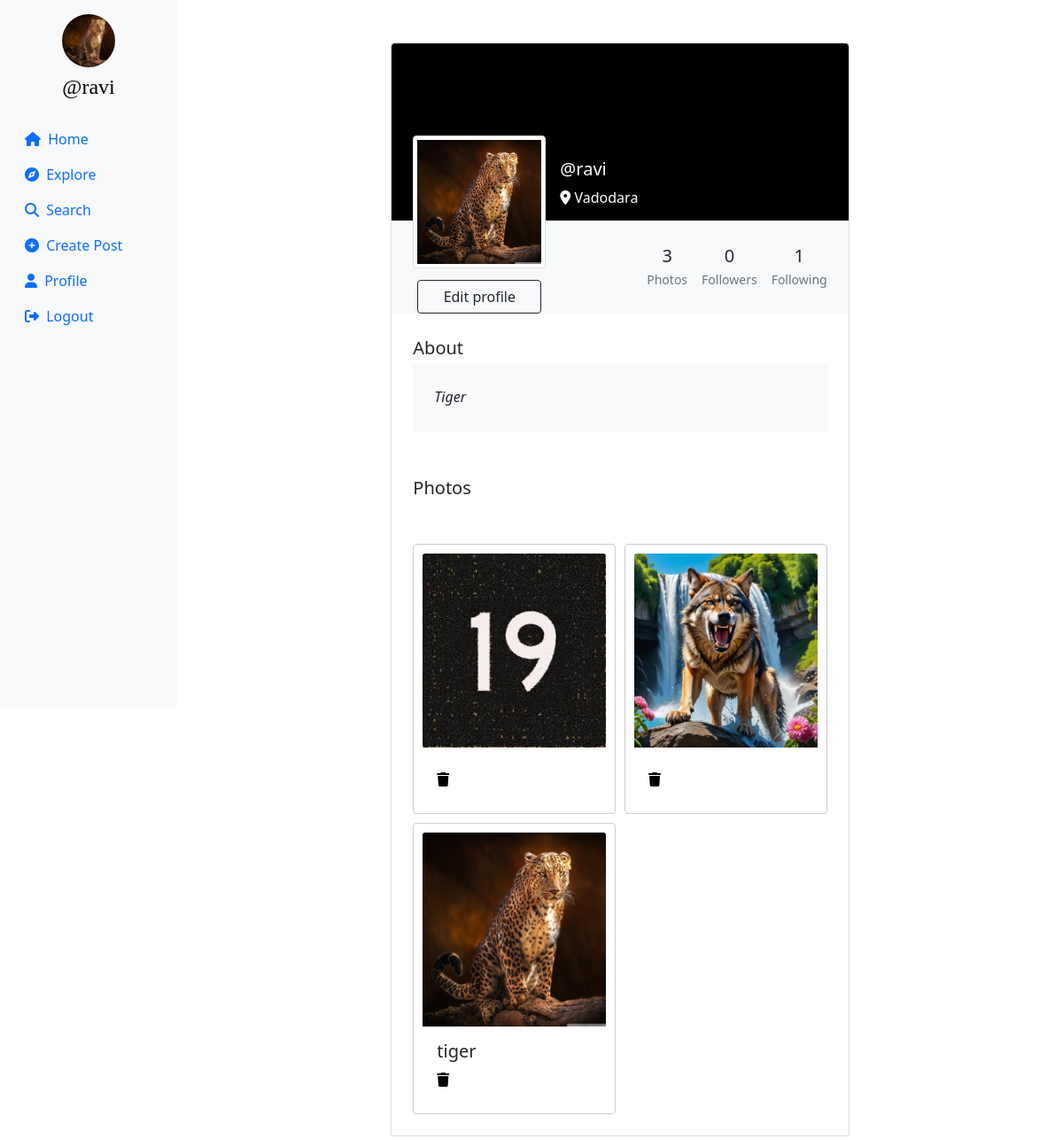
The app's page /profile/ravi (signed in) with its own data.
### userauth/models.py (models this page shows, shortened)
class Profile(models.Model):
    user = models.ForeignKey(User, on_delete=models.CASCADE)
    id_user = models.IntegerField(primary_key=True, default=0)
    bio = models.TextField(blank=True, default='')
    profileimg = models.ImageField(upload_to='profile_images', default='blank-profile-picture.png')
    location = models.CharField(max_length=100, blank=True, default='')

class Post(models.Model):
    id = models.UUIDField(primary_key=True, default=uuid.uuid4)
    user = models.CharField(max_length=100)
    image = models.ImageField(upload_to='post_images')
    caption = models.TextField()
    created_at = models.DateTimeField(default=datetime.now)
    no_of_likes = models.IntegerField(default=0)

### userauth/views.py (the view)
# urls.py: path('profile/<str:id_user>', views.profile),
@login_required(login_url='/loginn')
def profile(request,id_user):
    user_object = User.objects.get(username=id_user)
    print(user_object)
    profile = Profile.objects.get(user=request.user)
    user_profile = Profile.objects.get(user=user_object)
    user_posts = Post.objects.filter(user=id_user).order_by('-created_at')
    user_post_length = len(user_posts)
    follower = request.user.username
    user = id_user
    if Followers.objects.filter(follower=follower, user=user).first():
        follow_unfollow = 'Unfollow'
    else:
        follow_unfollow = 'Follow'
    user_followers = len(Followers.objects.filter(user=id_user))
    user_following = len(Followers.objects.filter(follower=id_user))
    context = {
        'user_object': user_object,
        'user_profile': user_profile,
        'user_posts': user_posts,
        'user_post_length': user_post_length,
        'profile': profile,
        'follow_unfollow':follow_unfollow,
        'user_followers': user_followers,
        'user_following': user_following,
    }
    if request.user.username == id_user:
        if request.method == 'POST':
            if request.FILES.get('image') == None:
             image = user_profile.profileimg
             bio = request.POST['bio']
             location = request.POST['location']
             user_profile.profileimg = image
             user_profile.bio = bio
             user_profile.location = location
             user_profile.save()
            if request.FILES.get('image') != None:
             image = request.FILES.get('image')
             bio = request.POST['bio']
             location = request.POST['location']
             user_profile.profileimg = image
             user_profile.bio = bio
             user_profile.location = location
             user_profile.save()
            return redirect('/profile/'+id_user)
        else:
            return render(request, 'profile.html', context)
    return render(request, 'profile.html', context)

### templates/profile.html (shortened to what this page needs)
{% load static %}
<!DOCTYPE html>
<html lang="en">
<head>
    <link rel="stylesheet" href="https://maxcdn.bootstrapcdn.com/bootstrap/4.5.2/css/bootstrap.min.css">
    <link href="https://cdn.jsdelivr.net/npm/bootstrap@5.0.2/dist/css/bootstrap.min.css" rel="stylesheet"
>
    <link rel="stylesheet" href="{% static 'css/app.css' %}">
</head>
<body>
    {% load static %}
    <div class="container-fluid">
        <div class="row">
            <nav class="col-md-2 d-none d-md-block sidebar" style="position: fixed;">
                <div class="text-center mt-3">
                    <img src="{{profile.profileimg.url}}" alt="Profile Picture" class="profile-pic">
                    <h4 class="mt-2" style="font-family:cursive;"><a href="/profile/{{user}}" style="text-decoration:none;">@{{user}}</a></h4>
                </div>
                <ul class="nav flex-column mt-4">
                    <li class="nav-item">
                        <a class="nav-link active" href="/">
                            <i class="fa-solid fa-house mr-1"></i> Home
                        </a>
                    </li>
                    <li class="nav-item">
                        <a class="nav-link" href="/explore">
                            <i class="fa-solid fa-compass mr-1"></i> Explore
                        </a>
                    </li>
                    <li class="nav-item">
                        <a class="nav-link" href="#" data-bs-toggle="modal" data-bs-target="#exampleModal3">
                            <i class="fa-solid fa-magnifying-glass mr-1"></i> Search
                        </a>
                    </li>
                    <li class="nav-item">
                        <a class="nav-link" href="#" data-bs-toggle="modal" data-bs-target="#exampleModal2"
                            data-bs-whatever="@getbootstrap">
                            <i class="fa-solid fa-circle-plus mr-1"></i> Create Post
                        </a>
                    </li>
                    <li class="nav-item">
                        <a class="nav-link" href="/profile/{{user}}">
                            <i class="fa-solid fa-user mr-1"></i> Profile
                        </a>
                    </li>
                    <li class="nav-item">
                        <a class="nav-link" href="/logoutt">
                            <i class="fa-solid fa-right-from-bracket mr-1"></i> Logout
                        </a>
                    </li>
                </ul>
            </nav>
            {% load static %}
            <main role="main" class="col-md-9 ml-sm-auto col-lg-10 px-md-4">
                <section class="gradient-custom-2">
                    <div class="container py-5">
                        <div class="row d-flex justify-content-center align-items-center h-100">
                            <div class="col col-lg-9 col-xl-7">
                                <div class="card">
                                    <div class="rounded-top text-white d-flex flex-row"
                                        style="background:black; height:200px;">
                                        <div class="ms-4  d-flex flex-column" style="width: 150px; margin-top:5rem;">
                                            <img src="{{user_profile.profileimg.url}}" alt="Generic placeholder image"
                                                class="img-fluid img-thumbnail mt-4 mb-2"
                                                style="width: 150px; z-index: 1">
                                            {% if user == user_profile.user %}
                                            <button type="button" class="btn btn-outline-dark"
                                                data-mdb-ripple-color="dark" style="z-index: 1; margin: 5px;"
                                                data-bs-toggle="modal" data-bs-target="#exampleModal1"
                                                data-bs-whatever="@getbootstrap">
                                                Edit profile
                                            </button>
                                            {% endif %}
                                        </div>
                                        <div class="ms-3" style="margin-top: 130px;">
                                            <h5>@{{user_profile.user}}</h5>
                                            <p><i class="fa-solid fa-location-dot"></i> {{user_profile.location}}</p>
                                        </div>
                                    </div>
                                    <div class="p-4 text-black" style="background-color: #f8f9fa;">
                                        <div class="d-flex justify-content-end text-center py-1">
                                            <div>
                                                <p class="mb-1 h5">{{user_post_length}}</p>
                                                <p class="small text-muted mb-0">Photos</p>
                                            </div>
                                            <div class="px-3">
                                                <p class="mb-1 h5">{{user_followers}}</p>
                                                <p class="small text-muted mb-0">Followers</p>
                                            </div>
                                            <div>
                                                <p class="mb-1 h5">{{user_following}}</p>
                                                <p class="small text-muted mb-0">Following</p>
                                            </div>
                                        </div>
                                    </div>
                                    <div class="card-body p-4 text-black">
                                        <div class="mb-5">
                                            <p class="lead fw-normal mb-1">About</p>
                                            <div class="p-4" style="background-color: #f8f9fa;">
                                                <p class="font-italic mb-1">{{user_profile.bio}}</p>
                                            </div>
                                        </div>
                                        <div class="mb-5">
                                            <p class="lead fw-normal mb-1">Photos</p>
                                        </div>
                                        <div class="image-grid">
                                            {% for pos in user_posts %}
                                            <div class="card image-item">
                                                <img src="{{pos.image.url}}" class="card-img-top" alt="..."
                                                    style="width: 219px;height: 219px; margin: auto; ">
                                                <div class="card-body">
                                                    <h5 class="card-title">{{pos.caption}}</h5>
                                                    {% if user == user_profile.user %}
                                                        <a href=" /delete/{{pos.id}} ">
                                                        <i class="fa-solid fa-trash"></i></a>
                                                    {% endif %}
                                                </div>
                                            </div>
                                            {% endfor %}
                                        </div>
                                    </div>
                                </div>
                            </div>
                        </div>
                    </div>
                </section>
            </main>
        </div>
    </div>
</body>
</html>

### static/css/app.css (style rules this page uses)
.sidebar { background-color: #f8f9fa; height: 100vh; color: black; }
.profile-pic { width: 60px; height: 60px; border-radius: 50%; object-fit: cover; }
a { color: black; }

### templates/profile.html (style rules this page uses)
.sidebar { background-color: #f8f9fa; height: 100vh; color: black; }
.profile-pic { width: 60px; height: 60px; border-radius: 50%; object-fit: cover; }
a { color: black; }
.image-grid { display: grid; grid-template-columns: repeat(auto-fill, minmax(200px, 1fr)); gap: 10px; }
.image-item { border: 1px solid #ccc; padding: 10px; transition: all 0.3s ease-in-out; }
.image-item img { max-width: 100%; height: auto; }

### records on screen
Profile: profileimg (picture), user "ravi", location "Vadodara", bio "Tiger"
Post: image (picture)
Post: image (picture)
Post: image (picture), caption "tiger"

### other values on screen
{{ user }} "ravi"
{{ user_post_length }} "3"
{{ user_followers }} "0"
{{ user_following }} "1"
